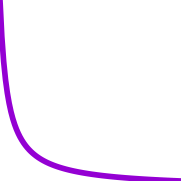

Generate this figure with gnuplot:
dpi = 96
width = 48 #mm
height = 48 #mm
line = 1 #mm
w = floor(width * dpi / 25.4)
h = floor(height * dpi / 25.4)
l = floor(line * dpi / 25.4)
set terminal svg size w h fixed rounded
set output 'hyperbola.svg'
set size 1.0,1.0
unset title
unset key
unset xlabel
unset ylabel
unset xtics
unset ytics
unset border
set margins 0,0,0,0
set xrange [0.2:5]
set yrange [0.2:5]
set style line 1 lw l
plot 1/x
